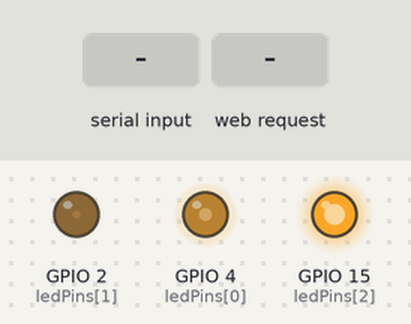
The sketch below on a simulated ESP32. Parts: output pins drawn as LEDs (lit = HIGH). Inputs (shaded band) come from the test bench. WiFi joins after 1.5 s; servers stay silent unless stated; random numbers use the default seed unless the sketch sets one; what the sketch prints to the serial monitor is not drawn.

Above: at 3.2 s.
3.3 s: "30,150,10\n" received over Serial
At 4.5 s:
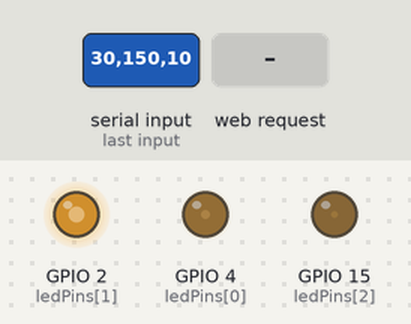
4.8 s: HTTP request GET /color?hex=1 received
At 5.7 s:
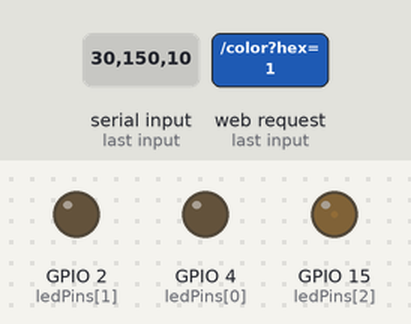
6.3 s: "90,45\n" received over Serial
At 6.9 s:
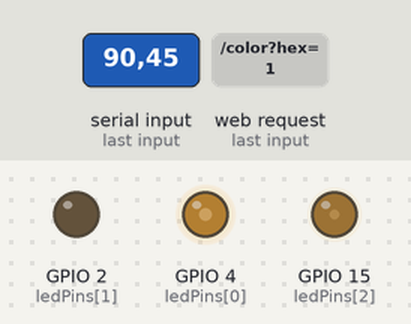
7.8 s: HTTP request GET /color?hex=120 received
At 9.0 s:
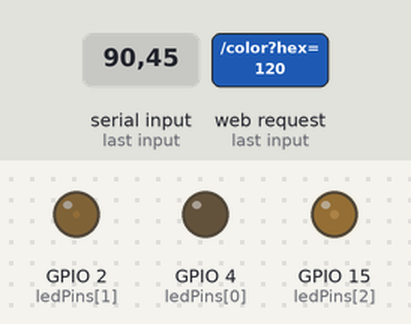
9.3 s: "30,150\n" received over Serial
At 10.3 s:
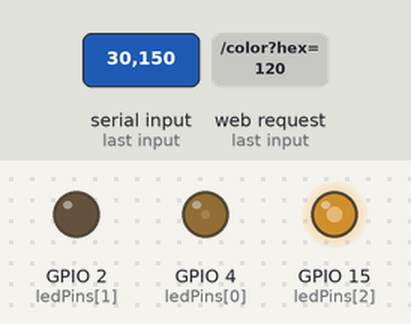
10.8 s: "90,45,200,10\n" received over Serial
At 11.5 s:
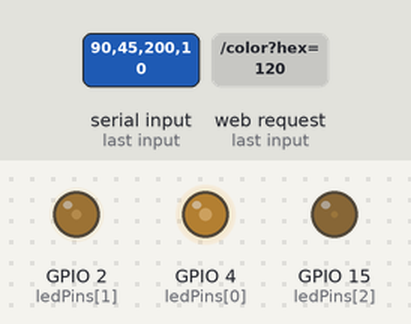
Timing chart, 0 to 13.3 s (numbered marks = the images above; inputs shaded):
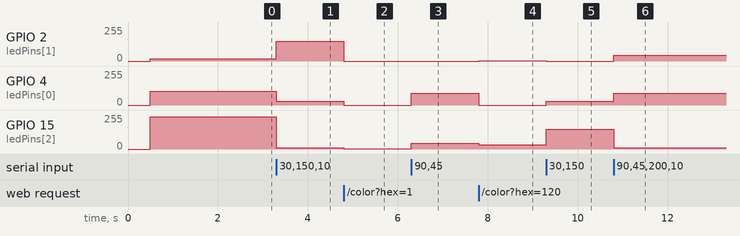

Measured:
- after the input at 3.3 s, GPIO 2 (ledPins[1]): 16/255 → 149/255 at once; GPIO 4 (ledPins[0]): 102/255 → 30/255 at once; GPIO 15 (ledPins[2]): 241/255 → 10/255 at once
- after the input at 4.8 s, GPIO 2 (ledPins[1]): 149/255 → 0/255 at once; GPIO 4 (ledPins[0]): 30/255 → 0/255 at once; GPIO 15 (ledPins[2]): 10/255 → 1/255 at once
- after the input at 6.3 s, GPIO 4 (ledPins[0]): 0/255 → 90/255 at once; GPIO 15 (ledPins[2]): 1/255 → 45/255 at once
- after the input at 7.8 s, GPIO 2 (ledPins[1]): 0/255 → 1/255 at once; GPIO 4 (ledPins[0]): 90/255 → 0/255 at once; GPIO 15 (ledPins[2]): 45/255 → 32/255 at once
- after the input at 9.3 s, GPIO 2 (ledPins[1]): 1/255 → 0/255 at once; GPIO 4 (ledPins[0]): 0/255 → 30/255 at once; GPIO 15 (ledPins[2]): 32/255 → 149/255 at once
- after the input at 10.8 s, GPIO 2 (ledPins[1]): 0/255 → 45/255 at once; GPIO 4 (ledPins[0]): 30/255 → 90/255 at once; GPIO 15 (ledPins[2]): 149/255 → 10/255 at once

The sketch:

Project_06_RGB_LED_WiFi.ino
```cpp
//**********************************************************************
/*
 * 文件名  : RGB LED - WiFi Web Control
 * 描述 : 通过WiFi网页控制RGB LED，多设备同时访问
 *
 * 引脚说明:
 *   红 -> GPIO4
 *   绿 -> GPIO2
 *   蓝 -> GPIO15
 */
#include <WiFi.h>
#include <WebServer.h>

const char* ssid = "533";
const char* password = "525331314";

WebServer server(80);

int ledPins[] = {4, 2, 15};
int currentR = 102, currentG = 16, currentB = 242;

const char HTML[] PROGMEM = R"rawliteral(
<!DOCTYPE html>
<html>
<head>
<meta charset="utf-8">
<meta name="viewport" content="width=device-width, initial-scale=1">
<title>RGB 灯控</title>
<style>
* { margin: 0; padding: 0; box-sizing: border-box; }
body {
  font-family: -apple-system, sans-serif;
  background: #1a1a2e; color: #fff;
  min-height: 100vh; display: flex;
  flex-direction: column; align-items: center;
  padding: 20px;
}
h1 { font-size: 22px; margin-bottom: 20px; }
#preview {
  width: 200px; height: 200px; border-radius: 50%;
  margin-bottom: 20px; border: 3px solid rgba(255,255,255,0.2);
  box-shadow: 0 0 40px rgba(0,0,0,0.5);
  transition: background 0.3s;
}
#picker {
  width: 80px; height: 80px; border: none; border-radius: 16px;
  cursor: pointer; margin-bottom: 16px;
}
.btns { display: flex; flex-wrap: wrap; gap: 10px; justify-content: center; max-width: 400px; }
.btn {
  padding: 12px 20px; border: none; border-radius: 12px;
  font-size: 15px; color: #fff; cursor: pointer;
  font-weight: 600; transition: transform 0.1s;
}
.btn:active { transform: scale(0.95); }
.info { margin-top: 16px; font-size: 13px; color: #888; }
input[type=range] { width: 200px; margin: 5px; }
.sliders { display: flex; flex-direction: column; align-items: center; gap: 8px; margin-bottom: 16px; }
.slider-row { display: flex; align-items: center; gap: 8px; }
.slider-row label { width: 20px; font-weight: bold; }
</style>
</head>
<body>
<h1>RGB 灯控</h1>
<div id="preview"></div>
<input type="color" id="picker" value="#6610f2">
<div class="sliders">
  <div class="slider-row"><label>R</label><input type="range" id="r" min="0" max="255" value="102"><span id="rv">102</span></div>
  <div class="slider-row"><label>G</label><input type="range" id="g" min="0" max="255" value="16"><span id="gv">16</span></div>
  <div class="slider-row"><label>B</label><input type="range" id="b" min="0" max="255" value="242"><span id="bv">242</span></div>
</div>
<div class="btns">
  <button class="btn" style="background:#6610f2" onclick="sendHex('6610f2')">OpenVINO</button>
  <button class="btn" style="background:#e74c3c" onclick="sendHex('ff0000')">红</button>
  <button class="btn" style="background:#2ecc71" onclick="sendHex('00ff00')">绿</button>
  <button class="btn" style="background:#3498db" onclick="sendHex('0000ff')">蓝</button>
  <button class="btn" style="background:#f39c12" onclick="sendHex('ffa500')">橙</button>
  <button class="btn" style="background:#e84393" onclick="sendHex('ff1493')">粉</button>
  <button class="btn" style="background:#1abc9c" onclick="sendHex('00ffff')">青</button>
  <button class="btn" style="background:#ffffff;color:#333" onclick="sendHex('ffffff')">白</button>
  <button class="btn" style="background:#8e44ad" onclick="sendHex(random256())">随机</button>
  <button class="btn" style="background:#555" onclick="sendHex('000000')">关灯</button>
</div>
<div class="info" id="status">就绪</div>
<script>
function sendHex(hex) {
  fetch('/color?hex=' + hex).then(r => r.text()).then(t => {
    document.getElementById('status').textContent = t;
  });
  updatePreview(hex);
}
function sendRGB() {
  var r = document.getElementById('r').value;
  var g = document.getElementById('g').value;
  var b = document.getElementById('b').value;
  document.getElementById('rv').textContent = r;
  document.getElementById('gv').textContent = g;
  document.getElementById('bv').textContent = b;
  var hex = toHex(r) + toHex(g) + toHex(b);
  document.getElementById('picker').value = '#' + hex;
  sendHex(hex);
}
function toHex(n) { n = parseInt(n); return n < 16 ? '0' + n.toString(16) : n.toString(16); }
function random256() {
  return toHex(Math.floor(Math.random()*256)) + toHex(Math.floor(Math.random()*256)) + toHex(Math.floor(Math.random()*256));
}
function updatePreview(hex) {
  document.getElementById('preview').style.background = '#' + hex;
  document.getElementById('picker').value = '#' + hex;
  var r = parseInt(hex.substr(0,2),16);
  var g = parseInt(hex.substr(2,2),16);
  var b = parseInt(hex.substr(4,2),16);
  document.getElementById('r').value = r; document.getElementById('rv').textContent = r;
  document.getElementById('g').value = g; document.getElementById('gv').textContent = g;
  document.getElementById('b').value = b; document.getElementById('bv').textContent = b;
}
document.getElementById('picker').oninput = function() { sendHex(this.value.substr(1)); };
document.getElementById('r').oninput = sendRGB;
document.getElementById('g').oninput = sendRGB;
document.getElementById('b').oninput = sendRGB;
updatePreview('6610f2');
</script>
</body>
</html>
)rawliteral";

void handleRoot() {
  server.send(200, "text/html", HTML);
}

void handleColor() {
  if (server.hasArg("hex")) {
    String hexStr = server.arg("hex");
    long hex = strtol(hexStr.c_str(), NULL, 16);
    byte r = (hex >> 16) & 0xFF;
    byte g = (hex >> 8) & 0xFF;
    byte b = hex & 0xFF;
    setColor(r, g, b);
    char buf[64];
    snprintf(buf, sizeof(buf), "OK R=%d G=%d B=%d #%02X%02X%02X", r, g, b, r, g, b);
    server.send(200, "text/plain", buf);
  } else if (server.hasArg("r") && server.hasArg("g") && server.hasArg("b")) {
    byte r = server.arg("r").toInt();
    byte g = server.arg("g").toInt();
    byte b = server.arg("b").toInt();
    setColor(r, g, b);
    char buf[64];
    snprintf(buf, sizeof(buf), "OK R=%d G=%d B=%d", r, g, b);
    server.send(200, "text/plain", buf);
  } else {
    server.send(400, "text/plain", "Missing params");
  }
}

void handleStatus() {
  char buf[80];
  snprintf(buf, sizeof(buf), "R=%d G=%d B=%d #%02X%02X%02X", currentR, currentG, currentB, currentR, currentG, currentB);
  server.send(200, "text/plain", buf);
}

void setColor(byte r, byte g, byte b) {
  currentR = r; currentG = g; currentB = b;
  ledcWrite(ledPins[0], r);
  ledcWrite(ledPins[1], g);
  ledcWrite(ledPins[2], b);
}

void setup() {
  Serial.begin(115200);
  delay(500);

  for (int i = 0; i < 3; i++) {
    ledcAttach(ledPins[i], 1000, 8);
  }
  setColor(102, 16, 242);

  WiFi.begin(ssid, password);
  Serial.print("连接WiFi");
  while (WiFi.status() != WL_CONNECTED) {
    delay(500);
    Serial.print(".");
  }
  Serial.println();
  Serial.print("IP地址: ");
  Serial.println(WiFi.localIP());

  server.on("/", handleRoot);
  server.on("/color", handleColor);
  server.on("/status", handleStatus);
  server.begin();

  Serial.println("=== RGB LED WiFi控制已就绪 ===");
  Serial.printf("浏览器访问: http://%s\n", WiFi.localIP().toString().c_str());
}

void loop() {
  server.handleClient();
  if (Serial.available()) {
    String line = Serial.readStringUntil('\n');
    line.trim();
    if (line.length() > 0) {
      if (line.startsWith("#")) {
        long hex = strtol(line.substring(1).c_str(), NULL, 16);
        setColor((hex >> 16) & 0xFF, (hex >> 8) & 0xFF, hex & 0xFF);
      } else if (line.indexOf(',') >= 0) {
        int r = line.substring(0, line.indexOf(',')).toInt();
        int g = line.substring(line.indexOf(',') + 1, line.lastIndexOf(',')).toInt();
        int b = line.substring(line.lastIndexOf(',') + 1).toInt();
        setColor(r, g, b);
      }
      Serial.printf("当前: R=%d G=%d B=%d\n", currentR, currentG, currentB);
    }
  }
  delay(2);
}
//*************************************************************************************
```
